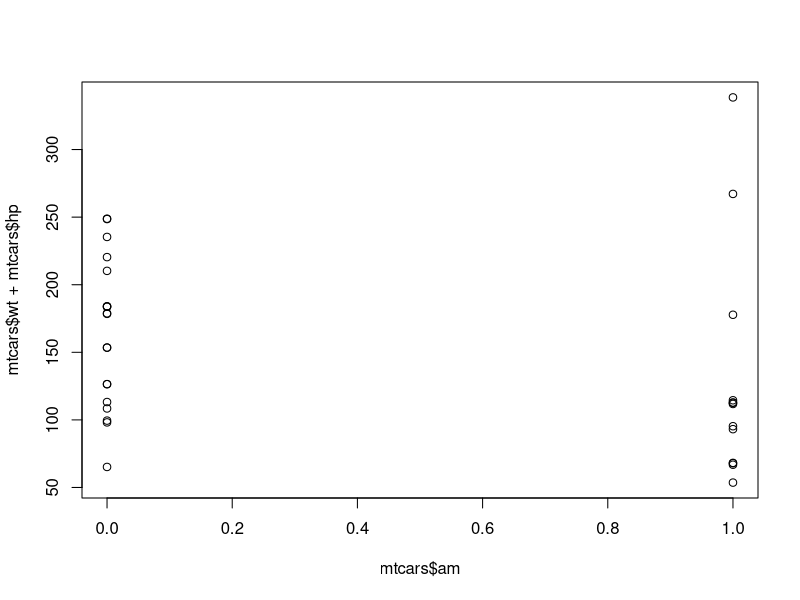

Here is the R script that generated this plot: (Note: this script raises an error after producing the figure.)
#--------------------------------------------------------------------
# Used mtcars dataset for predicting type of car automatic or manual
# variable "mtcars$am" as dependent variable
# variables mtcars$wd and mtcars$hp as independent variables
#--------------------------------------------------------------------

 y<-mtcars$am
 x<-mtcars$hp
 z<-mtcars$wt
 newdata = data.frame(hp=120, wt=2.8)
 
 #------------------------------------------------------
 # Basic Formula of LM function
 # y = beta0 + beta1*x
 #------------------------------------------------------

 # coefficients of lm function :
 fit<-lm(am~hp,data=mtcars)
 coef(fit)

 # Maths behind lm function : 
 # beta1 (here hp)
 beta1<-cor(y,x)*sd(y)/sd(x)
 beta1
 
 # Intercept i.e. beta0 :
 intercept<-mean(y)-beta1*mean(x)
 intercept
 
 beta2<-cor(y,z)*sd(y)/sd(z)
 beta2

 intercept2<-mean(y)-beta2*mean(z)
 intercept2
 
 #------------------------------------------------------
 
 #predicted value by predict function : 
 predict(fit, newdata, type="response")
 
 # Formula behind predict function:
 intercept + (beta1*newdata$hp)

 # Multiple independent variables
 z1<-lm(am~hp+wt,data = mtcars) 
 plot(mtcars$am,mtcars$wt+mtcars$hp)
 abline(z1) # equivalent to abline(reg = z) or
 abline(coef = coef(z))
 
 lm(am~hp,data = mtcars) 
 lm(am~wt,data = mtcars)
 
 #------------------------------------------------------
 # Basic Formula of GLM function
 # bx = beta0 + beta1*x + ....
 # p = 1/(1+exp(-bx))
 # Note : GLM Uses log of odds fuction rather than probability.
 #------------------------------------------------------
 
 am.glm = glm(formula=am ~ hp + wt,data=mtcars,family=binomial)
 coef(am.glm)
 # Prediction by using predict() function :
 predict(am.glm, newdata, type="response")
 
 # Maths behind GLM predict function :
 bx<-coef(am.glm)[1] + (coef(am.glm)[2]*newdata$hp) + (coef(am.glm)[3]*newdata$wt)
 predictedval2<-1/(1+exp(-bx))
 predictedval2
 
 #-------------------------------
 
 x<-c(1,2,3,4,5)
 y<-c(2,4,5,4,5)
 cor(y,x)
 cor(x,y)

 correlation<-(6/4 )/(sd(x)*sd(y))
 correlation

 z <- lm(dist ~ speed, data = cars)
 plot(cars)
 abline(z) # equivalent to abline(reg = z) or
 abline(coef = coef(z))




xtabs(am ~ hp + wt, data = mtcars)
sort(mtcars$wt)



 
 
 
 
 
 